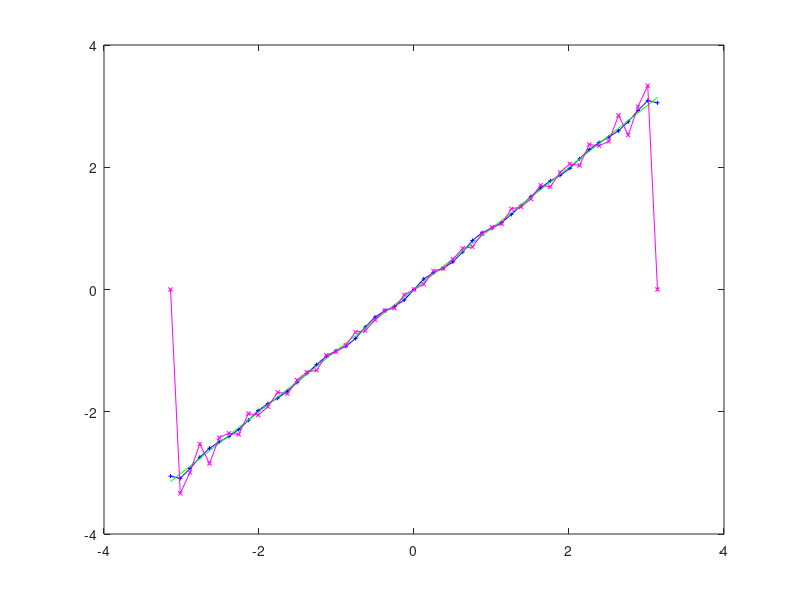

The MATLAB script that drew this image:
w01 = [ 4.00003116,  3.00844317,  0.99824072,  7.00382009,  6.99585609,  ...
         1.99880269, 13.00003167,  3.00844356,  2.98239565,  4.99988837,...
        18.00000732, 16.00001416,  7.99976874, 12.00006603, 10.00013524,...
         4.00003115];
w12 =[-2.56094281e-01
       1.71536772e+01
        2.22929438e+00
        7.98264769e+00
       -7.94620877e+00
        1.73018831e+00
        8.08106182e-03
        1.71544547e+01
       -3.48417968e+01
        1.38714358e-01
        1.79671185e-03
        3.21053054e-03
       -8.19125747e-02
        1.13558505e-02
       -2.48484111e-02
       -2.56018732e-01]';
b01 = [ 1.59210717,  1.5712613 , -1.57079633,  1.57079632,  1.57079632,...
        1.57079632,  1.57079661,  1.57033135,  1.57079632,  1.57079629,...
       -1.57079565, 10.99557399, -4.71238901, 10.99557413, -4.7123891 ,...
        1.54947914];
b12 = 4.47805959e-09;

for i = 1:length(w01)
    w01(i) = round(w01(i));
end


ww = [w01',w12'];
fcst = [];
k = 1;
for i = 1:length(w01)
    fcst(i) = w12(i);
    for j = i+1:length(w12)
        
        if (i~=length(w01) )
            if (w01(i) == w01(j))
                if (sign(b01(i)) ==sign(b01(j)))
                    fcst(i) = fcst(i)  + w12(j);
                else
                    fcst(i) =fcst(i) - w12(j);
                end
            end
        end
    end
    
end
fcst = [-0.512113013000000  -0.533664899999998   2.229294380000000   0.036438920000000 1.730188310000000   0.008081061820000 ...
      0.138714358000000   0.001796711850000   0.003210530540000  -0.081912574700000   0.011355850500000 -0.024848411100000 ];

kk = [4 3 1 7 2 13 5 18 16 8 12 10];
four = [];
for i =  kk
    four = [four, -2 * (-1)^i/i * exp(-36.841361487904734 * (i/18)^6) ];
end


w01 = [ 4.00003116,  3.00844317,  0.99824072,  7.00382009,  6.99585609,  ...
         1.99880269, 13.00003167,  3.00844356,  2.98239565,  4.99988837,...
        18.00000732, 16.00001416,  7.99976874, 12.00006603, 10.00013524,...
         4.00003115];



a = -pi;
b = pi;
P = 2.0*pi;
N_points = 50;
x = a:(b-a)/N_points:b;
x = 2.0*pi*x/P;
u_nn = zeros(size(x)) ;
u_four = zeros(size(x));
u_four5 = u_four;
%x = r;
x = a:(b-a)/N_points:b;
for i = 1:length(kk)
    u_four = u_four + four((i))* sin(kk(i) * x);
    %u_nn = u_nn + fcst((i))* sin(kk(i) * x);
end
for i = 1:18
    u_four5 = u_four5 + -2 * (-1)^i/i *  sin(i * x);
    %u_nn = u_nn + fcst((i))* sin(kk(i) * x);
end



for i = 1:length(w01)
    u_nn = u_nn + w12(i)* cos(w01(i) * x + b01(i));
end
u_nn = u_nn + b12;
% plot(x, u_four, 'ro-', 'MarkerSize', 3);
% hold on
plot(x, u_nn, 'b+-', 'MarkerSize', 3);
hold on
plot(x, x, 'g-', 'MarkerSize', 3);
 hold on
 plot(x, u_four5, 'mx-', 'MarkerSize', 3);
               
            
    

